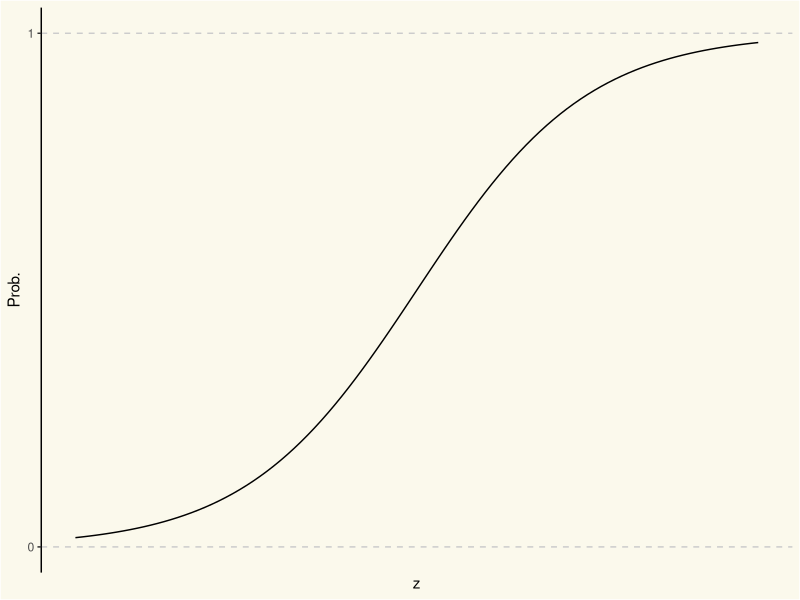
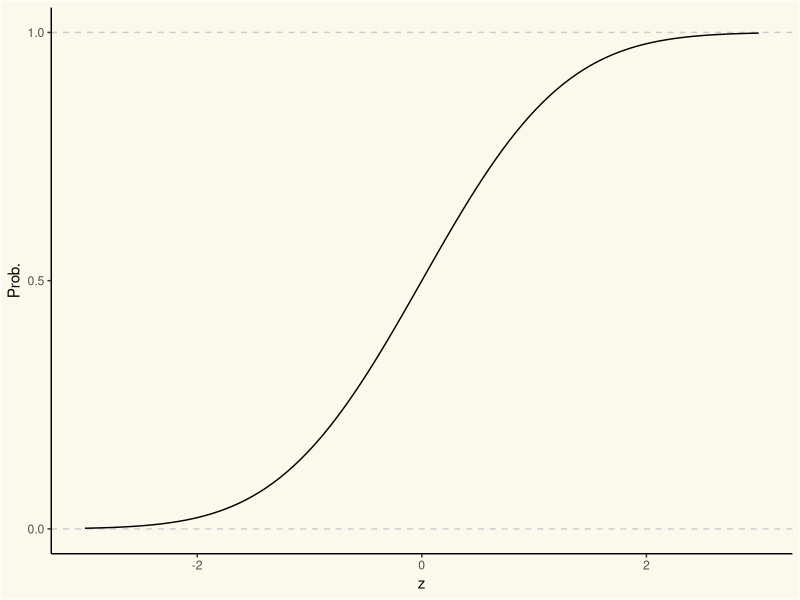
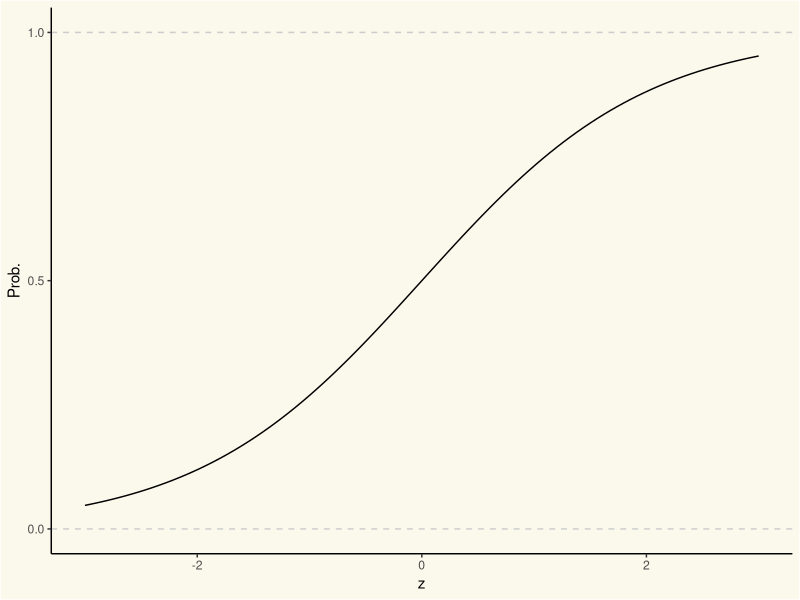

Write R code to recreate these figures, in order.
## ---- chunk 1
    #| fig-width: 6
    #| fig-asp: 0.6
    #| fig-align: center

    library(ggplot2)

    ggplot() +
      geom_hline(yintercept = 1, color = "gray80", 
                 linetype = "dashed") +
      geom_hline(yintercept = 0, color = "gray80", 
                 linetype = "dashed") +
      geom_function(fun = plogis) +
      scale_y_continuous(breaks = c(0, 1)) + 
      scale_x_continuous(limits = c(-4, 4), breaks = NULL) + 
      labs(x = "z", y = "Prob.") +
      theme_classic() +
      theme(
        panel.background = element_rect(fill = "#fbf9ec"),
        plot.background = element_rect(fill = "#fbf9ec"),
    ) 
## ---- chunk 2
    #| fig-width: 5
    #| fig-asp: 0.6
    #| fig-align: center

    ggplot() +
      xlim(-3, 3) +
      geom_hline(yintercept = 1, color = "gray80", 
                 linetype = "dashed") +
      geom_hline(yintercept = 0, color = "gray80", 
                 linetype = "dashed") +
      geom_function(fun = pnorm) +
      scale_y_continuous(breaks = c(0, 0.5, 1)) + 
      labs(x = "z", y = "Prob.") +
      theme_classic() +
      theme(
        panel.background = element_rect(fill = "#fbf9ec"),
        plot.background = element_rect(fill = "#fbf9ec"),
    ) 
## ---- chunk 3
    #| fig-width: 5
    #| fig-asp: 0.6
    #| fig-align: center

    library(ggplot2)

    ggplot() +
      xlim(-3, 3) +
      geom_hline(yintercept = 1, color = "gray80", 
                 linetype = "dashed") +
      geom_hline(yintercept = 0, color = "gray80", 
                 linetype = "dashed") +
      geom_function(fun = plogis) +
      scale_y_continuous(breaks = c(0, 0.5, 1)) + 
      labs(x = "z", y = "Prob.") +
      theme_classic() +
      theme(
        panel.background = element_rect(fill = "#fbf9ec"),
        plot.background = element_rect(fill = "#fbf9ec"),
    ) 
